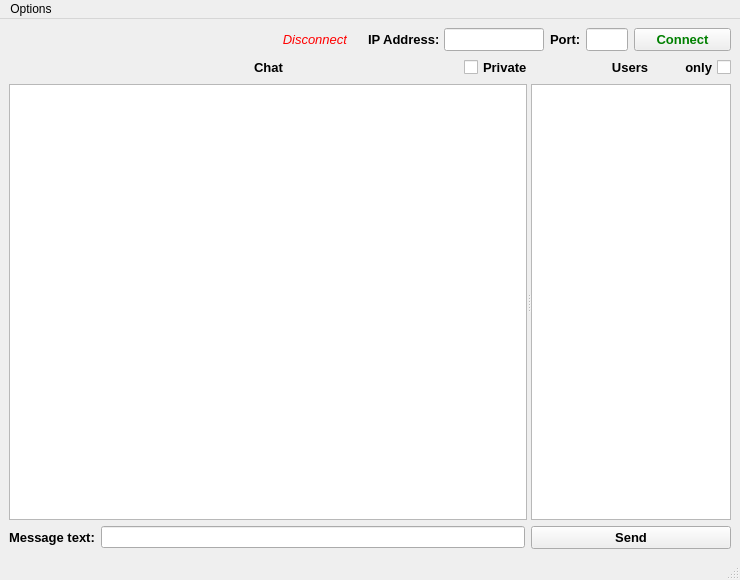
<?xml version="1.0" encoding="UTF-8"?>
<ui version="4.0">
 <class>MainWindow</class>
 <widget class="QMainWindow" name="MainWindow">
  <property name="geometry">
   <rect>
    <x>0</x>
    <y>0</y>
    <width>740</width>
    <height>580</height>
   </rect>
  </property>
  <property name="windowTitle">
   <string>Chat (client)</string>
  </property>
  <widget class="QWidget" name="centralwidget">
   <layout class="QVBoxLayout" name="verticalLayout" stretch="0,0,1,0">
    <item>
     <layout class="QHBoxLayout" name="horizontalLayout_3" stretch="1,0,0,0,0">
      <property name="spacing">
       <number>6</number>
      </property>
      <property name="sizeConstraint">
       <enum>QLayout::SizeConstraint::SetMinimumSize</enum>
      </property>
      <property name="leftMargin">
       <number>0</number>
      </property>
      <item>
       <widget class="QLabel" name="informationLabel">
        <property name="minimumSize">
         <size>
          <width>200</width>
          <height>0</height>
         </size>
        </property>
        <property name="maximumSize">
         <size>
          <width>16777215</width>
          <height>16777215</height>
         </size>
        </property>
        <property name="font">
         <font>
          <pointsize>10</pointsize>
          <italic>true</italic>
          <bold>false</bold>
         </font>
        </property>
        <property name="layoutDirection">
         <enum>Qt::LayoutDirection::LeftToRight</enum>
        </property>
        <property name="styleSheet">
         <string notr="true">color: rgb(255, 0, 0);</string>
        </property>
        <property name="text">
         <string>Disconnect</string>
        </property>
        <property name="alignment">
         <set>Qt::AlignmentFlag::AlignRight|Qt::AlignmentFlag::AlignTrailing|Qt::AlignmentFlag::AlignVCenter</set>
        </property>
       </widget>
      </item>
      <item>
       <spacer name="horizontalSpacer_2">
        <property name="orientation">
         <enum>Qt::Orientation::Horizontal</enum>
        </property>
        <property name="sizeType">
         <enum>QSizePolicy::Policy::Fixed</enum>
        </property>
        <property name="sizeHint" stdset="0">
         <size>
          <width>15</width>
          <height>20</height>
         </size>
        </property>
       </spacer>
      </item>
      <item>
       <layout class="QHBoxLayout" name="horizontalLayout">
        <item>
         <widget class="QLabel" name="IPAddressabel">
          <property name="minimumSize">
           <size>
            <width>70</width>
            <height>0</height>
           </size>
          </property>
          <property name="maximumSize">
           <size>
            <width>60</width>
            <height>16777215</height>
           </size>
          </property>
          <property name="font">
           <font>
            <pointsize>10</pointsize>
            <bold>true</bold>
           </font>
          </property>
          <property name="text">
           <string>IP Address:</string>
          </property>
         </widget>
        </item>
        <item>
         <widget class="QLineEdit" name="IPAddressValue">
          <property name="minimumSize">
           <size>
            <width>100</width>
            <height>15</height>
           </size>
          </property>
          <property name="maximumSize">
           <size>
            <width>100</width>
            <height>16777215</height>
           </size>
          </property>
          <property name="font">
           <font>
            <pointsize>10</pointsize>
           </font>
          </property>
          <property name="layoutDirection">
           <enum>Qt::LayoutDirection::LeftToRight</enum>
          </property>
          <property name="autoFillBackground">
           <bool>false</bool>
          </property>
          <property name="text">
           <string/>
          </property>
          <property name="maxLength">
           <number>15</number>
          </property>
          <property name="alignment">
           <set>Qt::AlignmentFlag::AlignRight|Qt::AlignmentFlag::AlignTrailing|Qt::AlignmentFlag::AlignVCenter</set>
          </property>
          <property name="readOnly">
           <bool>false</bool>
          </property>
         </widget>
        </item>
       </layout>
      </item>
      <item>
       <layout class="QHBoxLayout" name="horizontalLayout_2" stretch="0,0">
        <item>
         <widget class="QLabel" name="portlabel">
          <property name="maximumSize">
           <size>
            <width>30</width>
            <height>16777215</height>
           </size>
          </property>
          <property name="font">
           <font>
            <pointsize>10</pointsize>
            <bold>true</bold>
           </font>
          </property>
          <property name="text">
           <string>Port:</string>
          </property>
         </widget>
        </item>
        <item>
         <widget class="QLineEdit" name="portValue">
          <property name="minimumSize">
           <size>
            <width>1</width>
            <height>0</height>
           </size>
          </property>
          <property name="maximumSize">
           <size>
            <width>42</width>
            <height>16777215</height>
           </size>
          </property>
          <property name="font">
           <font>
            <pointsize>10</pointsize>
           </font>
          </property>
          <property name="layoutDirection">
           <enum>Qt::LayoutDirection::RightToLeft</enum>
          </property>
          <property name="text">
           <string/>
          </property>
          <property name="maxLength">
           <number>5</number>
          </property>
          <property name="alignment">
           <set>Qt::AlignmentFlag::AlignRight|Qt::AlignmentFlag::AlignTrailing|Qt::AlignmentFlag::AlignVCenter</set>
          </property>
          <property name="readOnly">
           <bool>false</bool>
          </property>
         </widget>
        </item>
       </layout>
      </item>
      <item>
       <widget class="QPushButton" name="connectButton">
        <property name="minimumSize">
         <size>
          <width>97</width>
          <height>0</height>
         </size>
        </property>
        <property name="maximumSize">
         <size>
          <width>80</width>
          <height>16777215</height>
         </size>
        </property>
        <property name="font">
         <font>
          <pointsize>10</pointsize>
          <bold>true</bold>
         </font>
        </property>
        <property name="styleSheet">
         <string notr="true">color: green;</string>
        </property>
        <property name="text">
         <string>Connect</string>
        </property>
       </widget>
      </item>
     </layout>
    </item>
    <item>
     <layout class="QHBoxLayout" name="horizontalLayout_7" stretch="1,0,1,0,1,0">
      <item>
       <spacer name="horizontalSpacer">
        <property name="orientation">
         <enum>Qt::Orientation::Horizontal</enum>
        </property>
        <property name="sizeType">
         <enum>QSizePolicy::Policy::Fixed</enum>
        </property>
        <property name="sizeHint" stdset="0">
         <size>
          <width>70</width>
          <height>20</height>
         </size>
        </property>
       </spacer>
      </item>
      <item>
       <widget class="QLabel" name="chatLable">
        <property name="minimumSize">
         <size>
          <width>200</width>
          <height>0</height>
         </size>
        </property>
        <property name="font">
         <font>
          <pointsize>10</pointsize>
          <bold>true</bold>
         </font>
        </property>
        <property name="text">
         <string>Chat</string>
        </property>
        <property name="alignment">
         <set>Qt::AlignmentFlag::AlignCenter</set>
        </property>
       </widget>
      </item>
      <item>
       <widget class="QCheckBox" name="privateOnlyCheckBox">
        <property name="minimumSize">
         <size>
          <width>70</width>
          <height>0</height>
         </size>
        </property>
        <property name="maximumSize">
         <size>
          <width>70</width>
          <height>16777215</height>
         </size>
        </property>
        <property name="font">
         <font>
          <pointsize>10</pointsize>
          <bold>true</bold>
         </font>
        </property>
        <property name="text">
         <string>Private</string>
        </property>
       </widget>
      </item>
      <item>
       <spacer name="horizontalSpacer_3">
        <property name="orientation">
         <enum>Qt::Orientation::Horizontal</enum>
        </property>
        <property name="sizeType">
         <enum>QSizePolicy::Policy::Fixed</enum>
        </property>
        <property name="sizeHint" stdset="0">
         <size>
          <width>45</width>
          <height>20</height>
         </size>
        </property>
       </spacer>
      </item>
      <item>
       <widget class="QLabel" name="chatUsersLable">
        <property name="minimumSize">
         <size>
          <width>90</width>
          <height>0</height>
         </size>
        </property>
        <property name="maximumSize">
         <size>
          <width>90</width>
          <height>16777215</height>
         </size>
        </property>
        <property name="font">
         <font>
          <pointsize>10</pointsize>
          <bold>true</bold>
         </font>
        </property>
        <property name="layoutDirection">
         <enum>Qt::LayoutDirection::LeftToRight</enum>
        </property>
        <property name="text">
         <string>Users</string>
        </property>
        <property name="alignment">
         <set>Qt::AlignmentFlag::AlignCenter</set>
        </property>
       </widget>
      </item>
      <item>
       <widget class="QCheckBox" name="userOnlyCheckBox">
        <property name="minimumSize">
         <size>
          <width>50</width>
          <height>0</height>
         </size>
        </property>
        <property name="maximumSize">
         <size>
          <width>50</width>
          <height>16777215</height>
         </size>
        </property>
        <property name="font">
         <font>
          <pointsize>10</pointsize>
          <bold>true</bold>
         </font>
        </property>
        <property name="layoutDirection">
         <enum>Qt::LayoutDirection::RightToLeft</enum>
        </property>
        <property name="text">
         <string>only</string>
        </property>
       </widget>
      </item>
     </layout>
    </item>
    <item>
     <widget class="QSplitter" name="splitter">
      <property name="orientation">
       <enum>Qt::Orientation::Horizontal</enum>
      </property>
      <widget class="QTextEdit" name="chatWindow">
       <property name="minimumSize">
        <size>
         <width>42</width>
         <height>0</height>
        </size>
       </property>
       <property name="readOnly">
        <bool>true</bool>
       </property>
      </widget>
      <widget class="QListWidget" name="userListWidget">
       <property name="minimumSize">
        <size>
         <width>200</width>
         <height>0</height>
        </size>
       </property>
       <property name="maximumSize">
        <size>
         <width>200</width>
         <height>16777215</height>
        </size>
       </property>
      </widget>
     </widget>
    </item>
    <item>
     <layout class="QHBoxLayout" name="horizontalLayout_4">
      <item>
       <widget class="QLabel" name="sendMessagelabel">
        <property name="font">
         <font>
          <pointsize>10</pointsize>
          <bold>true</bold>
         </font>
        </property>
        <property name="text">
         <string>Message text:</string>
        </property>
       </widget>
      </item>
      <item>
       <widget class="QLineEdit" name="sendMessagelineEdit"/>
      </item>
      <item>
       <widget class="QPushButton" name="sendButton">
        <property name="minimumSize">
         <size>
          <width>200</width>
          <height>0</height>
         </size>
        </property>
        <property name="font">
         <font>
          <pointsize>10</pointsize>
          <bold>true</bold>
         </font>
        </property>
        <property name="text">
         <string>Send</string>
        </property>
       </widget>
      </item>
     </layout>
    </item>
   </layout>
  </widget>
  <widget class="QMenuBar" name="menubar">
   <property name="geometry">
    <rect>
     <x>0</x>
     <y>0</y>
     <width>740</width>
     <height>22</height>
    </rect>
   </property>
   <widget class="QMenu" name="menuMain_menu">
    <property name="title">
     <string>Options</string>
    </property>
    <addaction name="actionLogin"/>
    <addaction name="actionRegistration"/>
    <addaction name="separator"/>
    <addaction name="actionLogout"/>
    <addaction name="separator"/>
    <addaction name="actionExit"/>
   </widget>
   <addaction name="menuMain_menu"/>
  </widget>
  <widget class="QStatusBar" name="statusbar"/>
  <action name="actionLogin">
   <property name="text">
    <string>Login</string>
   </property>
  </action>
  <action name="actionExit">
   <property name="text">
    <string>Exit</string>
   </property>
  </action>
  <action name="actionLogout">
   <property name="text">
    <string>Logout</string>
   </property>
  </action>
  <action name="actionRegistration">
   <property name="text">
    <string>Registration</string>
   </property>
  </action>
 </widget>
 <resources/>
 <connections/>
</ui>
